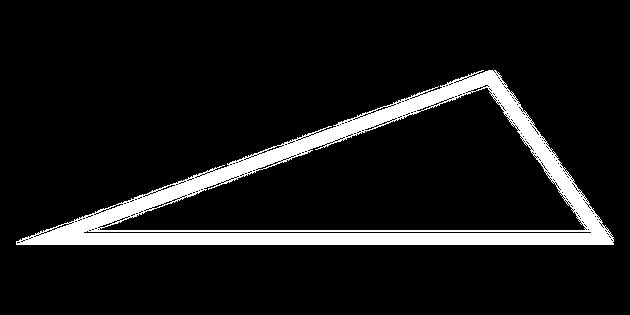
#> input picture scalene-triangle-black-and-white.png, 630 x 315 px, found by its file name
$ jupyter execute --allow-errors class_4.ipynb
#> lines starting #> are read from the running program, lines starting #| are printed output that depends on the picture; after the words box and inside, x2 and y2 are one past the last pixel; in counts of white or black regions, pixels touching at a corner belong together
<a href="https://colab.research.google.com/github/dewshishir/new-practice/blob/main/class_4.ipynb" target="_parent"></a>

[cell 1]
import cv2
import matplotlib.pyplot as plt
import numpy as np

[cell 2]
image = cv2.imread('/content/sample_data/scalene-triangle-black-and-white.png')
#> image is the input picture: shape (315, 630, 3); values 0 (black) and 28 (white), 9.3% white; 1 white region, box (x1, y1, x2, y2) and area: (16, 70, 614, 245) 18490

[cell 3]
plt.imshow(image)

image transformation

[cell 4]
flipped_image = cv2.flip(image, 0)
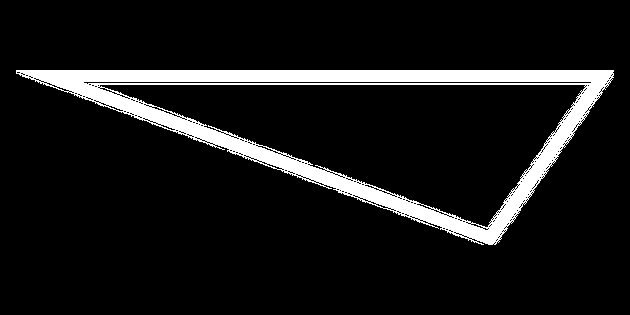
#> flipped_image: shape (315, 630, 3); values 0 (black) and 28 (white), 9.3% white; 1 white region, box (x1, y1, x2, y2) and area: (16, 70, 614, 245) 18490
plt.imshow(flipped_image)

[cell 5]
flipped_image = cv2.flip(image, -1)
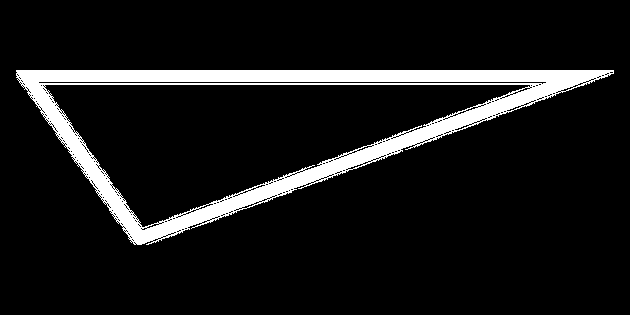
#> flipped_image: shape (315, 630, 3); values 0 (black) and 28 (white), 9.3% white; 1 white region, box (x1, y1, x2, y2) and area: (16, 70, 614, 245) 18490
plt.imshow(flipped_image)

[cell 6]
flipped_image = cv2.flip(image, 1)
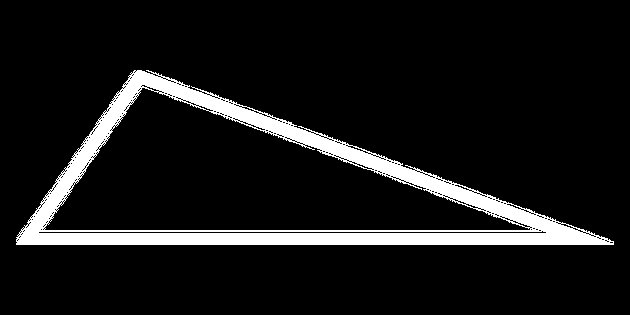
#> flipped_image: shape (315, 630, 3); values 0 (black) and 28 (white), 9.3% white; 1 white region, box (x1, y1, x2, y2) and area: (16, 70, 614, 245) 18490
plt.imshow(flipped_image)

[cell 7]
plt.imshow(image)

[cell 8]
image.shape
#> Out = (315, 630, 3)
#(hight,weidth,channel )

#> (a cell that did not finish here is left out)

#> (a cell that did not finish here is left out)

#> (a cell that did not finish here is left out)

[cell 12]
image.shape
#> Out = (315, 630, 3)

[cell 13]
plt.imshow(image)

# resize
https://docs.opencv.org/4.x/da/d54/group__imgproc__transform.html#ga47a974309e9102f5f08231edc7e7529d

[cell 14]
new_width = 500
new_height = 200
resized_image = cv2.resize(image,(new_width,new_height)) #resize(src, dst, Size(), 0.5, 0.5, interpolation); eito kisu use kri nai
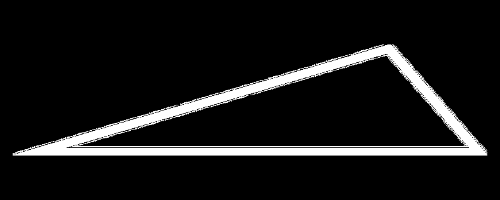
#> resized_image: shape (200, 500, 3); min 0, max 28, mean 2.6; drawn with min black and max white
#(image,(new_width,new_height)) wita niye dekha lagbe niche none dise kintu upore dei nai
plt.imshow(resized_image)

rescaling

[cell 15]
res = cv2.resize(image,None,fx=5,fy=5,interpolation=cv2.INTER_CUBIC)
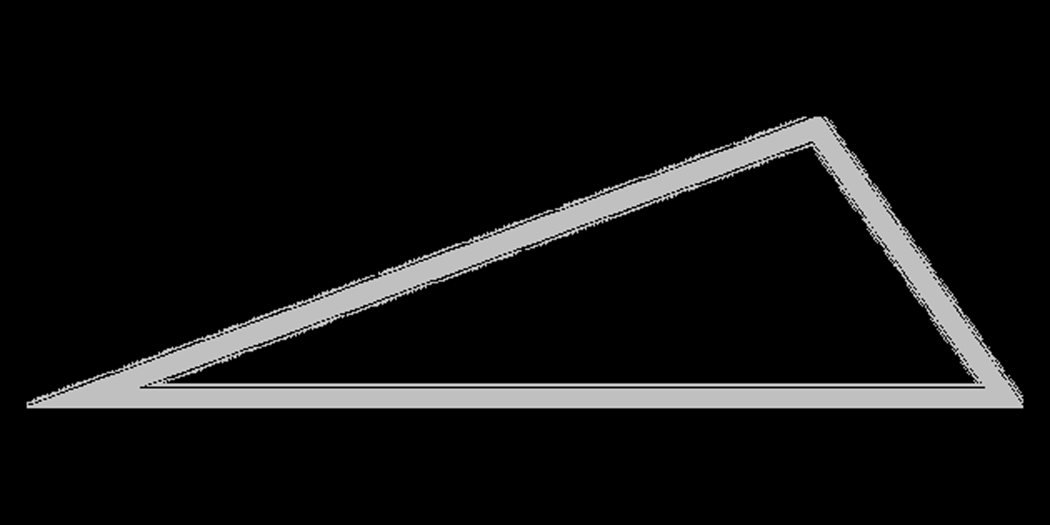
#> res: shape (1575, 3150, 3) (shown at 1/3 size); min 0, max 37, mean 2.6; drawn with min black and max white
#(image,(new_width,new_height)) eikhane ki (image,(new_width,new_height)) emn kre nai dekha lagbe
#ei je interpolation ei khanei thake kivabe 4 ta pixel ke ekta pixel krtesi amra

[cell 16]
plt.imshow(res)

[cell 17]
res2 = cv2.resize(image,None,fx=.5,fy=.5,interpolation=cv2.INTER_CUBIC)
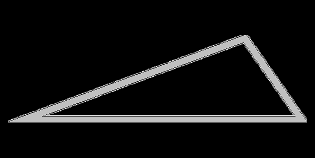
#> res2: shape (158, 315, 3); min 0, max 37, mean 2.6; drawn with min black and max white

[cell 18]
plt.imshow(res2)

[cell 19]
plt.imshow(image)

# Rotation

[cell 20]
rotated_image = cv2.rotate(image, cv2.ROTATE_90_CLOCKWISE) #90 * clock wise
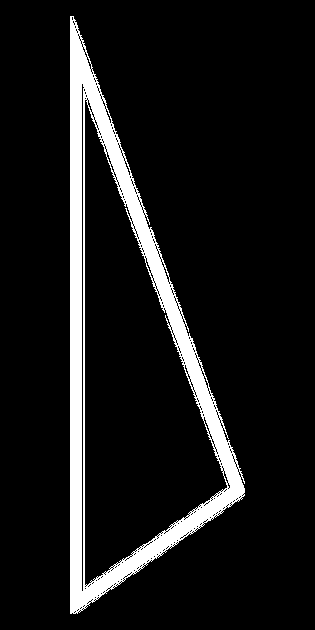
#> rotated_image: shape (630, 315, 3); values 0 (black) and 28 (white), 9.3% white; 1 white region, box (x1, y1, x2, y2) and area: (70, 16, 245, 614) 18490
#display and rotate image
plt.figure(figsize=(10,5))
plt.subplot(1,2,1) #dui image plot korar jnno use hoi (ekta row,dui ta coloum,image 1 number e thakbe)
plt.imshow(image)
plt.title('original image')
plt.subplot(1,2,2) #oitar ektu vinno
plt.imshow(rotated_image)
plt.title('rotated image')
plt.show()

[cell 21]
image.shape
#> Out = (315, 630, 3)

[cell 22]
# Get the image dimensions
(h, w) = image.shape[:2]
#> h = 315; w = 630

# Calculate the center of the image
center = (w // 2, h // 2)
#> center = (315, 157)

# Create a rotation matrix
M1 = cv2.getRotationMatrix2D(center, 30, 1.0)
M2 = cv2.getRotationMatrix2D(center, 45, 1.0)
M3 = cv2.getRotationMatrix2D(center, -90, 0.6)


# Rotate the image
rotated_image_30 = cv2.warpAffine(image, M1, (w, h))
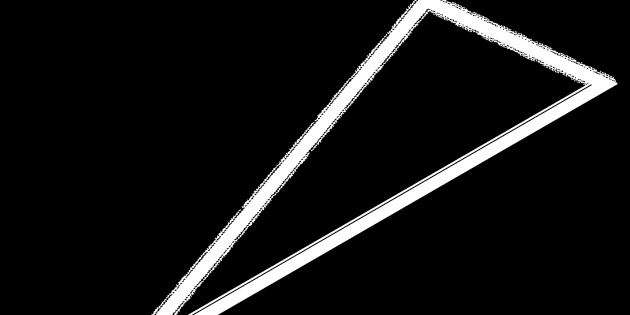
#> rotated_image_30: shape (315, 630, 3); min 0, max 28, mean 2.3; drawn with min black and max white
rotated_image_45 = cv2.warpAffine(image, M2, (w, h))
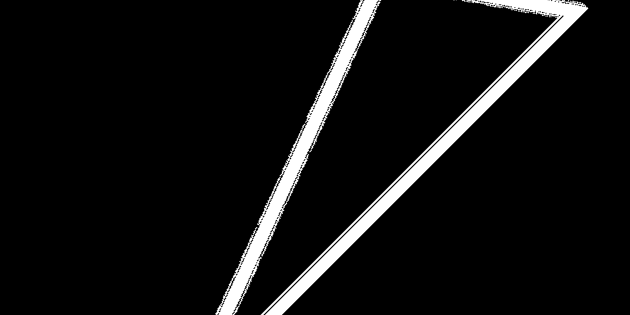
#> rotated_image_45: shape (315, 630, 3); min 0, max 28, mean 1.8; drawn with min black and max white
rotated_image_60 = cv2.warpAffine(image, M3, (w, h))
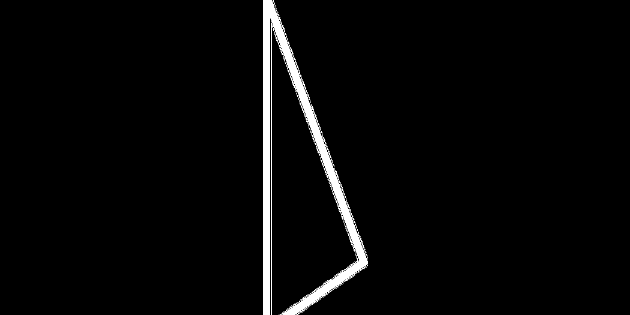
#> rotated_image_60: shape (315, 630, 3); min 0, max 28, mean 0.9; drawn with min black and max white


plt.figure(figsize=(15,5))

plt.subplot (131)
plt.imshow(rotated_image_30)
plt.title( '30 degree rotated')

plt.subplot (132)
plt.imshow(rotated_image_45)
plt.title( '45 degree rotated')

plt.subplot (133)
plt.imshow(rotated_image_60)
plt.title( '90 degree rotated')

plt.tight_layout()
plt.show()
